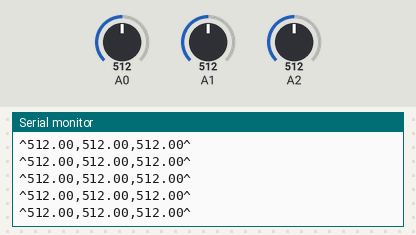
Recording of a sketch running on a simulated Arduino Uno, built with avr-gcc and run on an emulated ATmega328P. On the bench: the last lines printed to the serial monitor. The inputs (shaded band) are chosen by the test bench; at power-on: A0 = 512, A1 = 512, A2 = 512.

Above: at 1.2 s.
1.3 s: A0 set to 981
At 2.3 s:
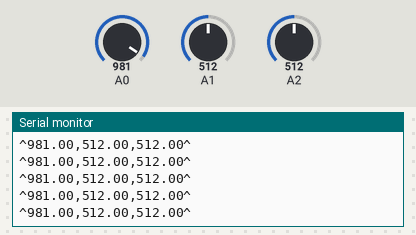
4.3 s: A0 set to 1016
At 5.2 s:
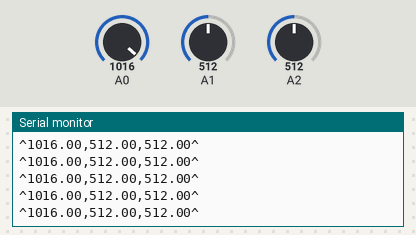
Timing chart, 0 to 7.3 s (numbered marks = the images above; inputs shaded):
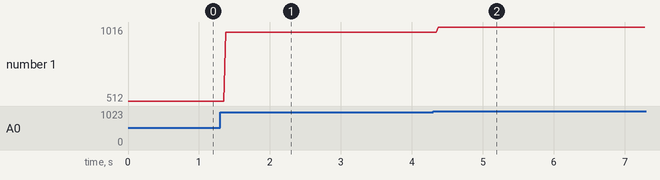

Measured:
- after the input at 1.3 s, the serial monitor: prints a new line after 0.07 s (image 1)
- after the input at 4.3 s, the serial monitor: prints a new line after 0.07 s (image 2)
- plotted number 1: 512 → 981 after the input at 1.3 s, 981 → 1016 after the input at 4.3 s

The sketch:

sketch_dec19a.ino
```cpp
void setup() {
  // put your setup code here, to run once:

  Serial.begin(9600);
}

void loop() {

  // put your main code here, to run repeatedly:
  float vibrationSensor = analogRead(A0);
  float soundSensor = analogRead(A1);
  float switchVibrationSensor = analogRead(A2);
  String result = "";

  result = "^" + (String)vibrationSensor + "," + (String)soundSensor +","+ (String)switchVibrationSensor + "^";
  Serial.println(result);
  //Serial.println(switchVibrationSensor);
  //delay(1000);
 }
```
